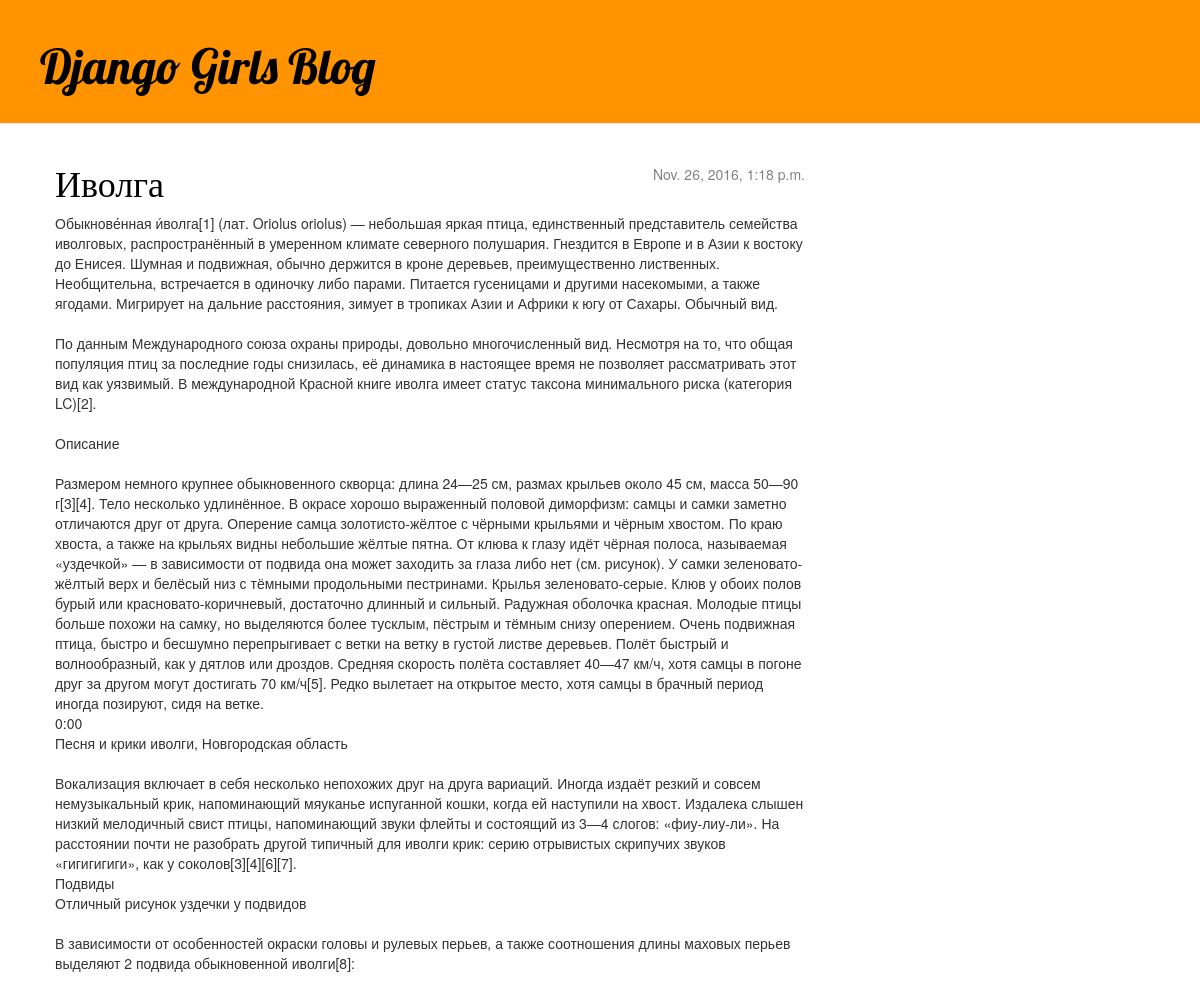
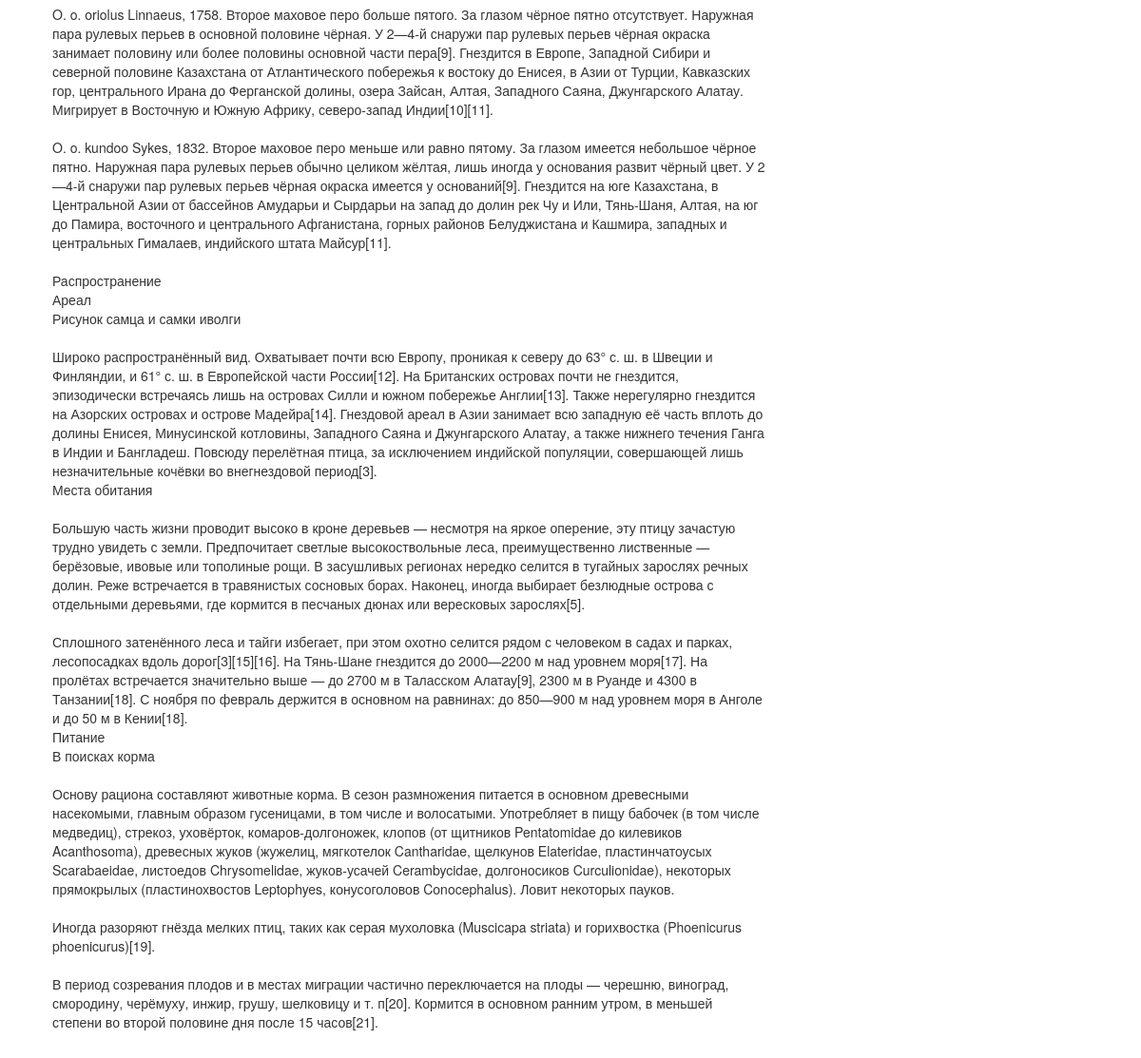
Screenshot of /post/7/ with the database file from the repository (2 pictures, top to bottom).
### blog/models.py (models this page shows, shortened)
class Post(models.Model):
    author = models.ForeignKey('auth.User')
    title = models.CharField(max_length=200)
    text = models.TextField()
    created_date = models.DateTimeField(
            default=timezone.now)
    published_date = models.DateTimeField(
            blank=True, null=True)

### blog/views.py (the view)
# urls.py: url(r'^post/(?P<pk>[0-9]+)/$', views.post_detail, name='post_detail'),
def post_detail(request, pk):
    post = get_object_or_404(Post, pk=pk)
    return render(request, 'blog/post_detail.html', {'post': post})

### blog/templates/blog/post_detail.html
{% extends 'blog/base.html' %}
{% block content %}
    <div class="post">
        {% if post.published_date %}
            <div class="date">
                {{ post.published_date }}
            </div>
        {% endif %}
        <h1>{{ post.title }}</h1>
        <p>{{ post.text|linebreaksbr }}</p>
    </div>
{% endblock %}

### blog/templates/blog/base.html (shortened to what this page needs)
    {% load staticfiles %}
    <html>
        <head>
            <link rel="stylesheet" href="//maxcdn.bootstrapcdn.com/bootstrap/3.2.0/css/bootstrap.min.css">
            <link rel="stylesheet" href="//maxcdn.bootstrapcdn.com/bootstrap/3.2.0/css/bootstrap-theme.min.css">
            <link rel="stylesheet" href="{% static 'css/blog.css' %}">
        </head>
    <body>
        <div class="page-header">
            <h1><a href="/">Django Girls Blog</a></h1>
        </div>
        <div class="content container">
            <div class="row">
                <div class="col-md-8">
                {% block content %}
                {% endblock %}
                </div>
            </div>
        </div>
    </body>
    </html>

### blog/static/css/blog.css (style rules this page uses)
h1 a { color: #FFFFF4; }
.page-header { background-color: #ff9400; margin-top: 0; padding: 20px 20px 20px 40px; }
.page-header h1, .page-header h1 a, .page-header h1 a:visited, .page-header h1 a:active { color: #000000; font-size: 36pt; text-decoration: none; }
.content { margin-left: 40px; }
h1, h2, h3, h4 { color: black; font-family: 'Lobster', cursive; }
.date { float: right; color: #828282; }
.post { margin-bottom: 70px; }

### rows the page displays
Post: published_date "Nov. 26, 2016, 1:18 p.m.", title "Иволга", text "Обыкнове́нная и́волга[1] (лат. Oriolus oriolus) — небольшая яркая птица, единственный представитель семейства иволговых, распространённый в умеренном климате северного полушария. Гнездится в Европе и в Азии к востоку до Енисея. Шумная и подвижная, обычно держится в кроне деревьев, преимущественно лиственных. Необщительна, встречается в одиночку либо парами. Питается гусеницами и другими насекомыми, а также ягодами. Мигрирует на дальние расстояния, зимует в тропиках Азии и Африки к югу от Сахары. Обычный вид. По данным Международного союза охраны природы, довольно многочисленный вид. Несмотря на то, что общая популяция птиц за последние годы снизилась, её динамика в настоящее время не…"
